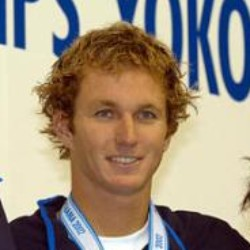
#> input picture dataset/Aaron_Peirsol_0002.jpg, 250 x 250 px
$ jupyter execute --allow-errors data_prep_tests.ipynb
#> lines starting #> are read from the running program, lines starting #| are printed output that depends on the picture
### utils.py
import cv2 as cv
import numpy as np
from enum import Enum
import os


class PixelationLevel(Enum):
    Hard = 10
    Medium = 17
    Light = 25


class BlurLevel(Enum):
    Hard = (23, 25)
    Medium = (13, 15)
    Light = (9, 10)


# [39 lines left out: function crop_face, not called in this run]


def create_folders(location):
    # print(location)
    folder = os.path.abspath(os.path.join(location, ".."))
    # print(folder)
    if os.path.exists(folder) == False:
        os.makedirs(folder)


# [46 lines left out: function resize_and_save, not called in this run]


def preprocess_and_save(file_name, blur_level=None, pixel_level=None, size=None):
    '''
    if size is specificed then crop around face of that size
    if no size is specificed don't crop and simpliy obfurcate sub-section

    must run via cmd prompt or terminal (not in jupyter)

    creates necessary folders
    won't save images unless folders exist
    '''
    assert blur_level is not None
    assert pixel_level is not None

    assert isinstance(pixel_level, PixelationLevel)
    assert isinstance(blur_level, BlurLevel)

    # assert pixel_level.name == PixelationLevel.name

    img = cv.imread(file_name)
    # print("\nfile_name", file_name)

    face_rect = None

    try:
        face_rect = detect_face_rect(img)
    except:
        print("detect_face_rect error on file:", file_name)
        return

    if type(size) == int:
        # crop photo and center acround face
        crop_img = crop_face(img, face_rect, size)

        # [8 lines of commented-out code are left out]
        blurred = blur_image(crop_img, (0, 0, size, size), blur_level)
        pixelated = pixelate(crop_img, (0, 0, size, size), pixel_level)

        # different save location folder for cropped images
        save_folder = os.path.abspath(os.path.join(os.getcwd(), "..", "processed", str(size)))

    else:
        # [8 lines of commented-out code are left out]
        blurred = blur_image(img, face_rect, blur_level)
        pixelated = pixelate(img, face_rect, pixel_level)

        # different save location folder for full sized images
        save_folder = os.path.abspath(
            os.path.join(os.getcwd(), "..", "processed", "250"))

    # [15 lines of commented-out code are left out]
    blurred_location = os.path.join(
        save_folder, f"{blur_level.name}_blur", file_name)

    pixelated_location = os.path.join(
        save_folder, f"{pixel_level.name}_pixelate", file_name)

    # create folders for saving files
    create_folders(blurred_location)
    create_folders(pixelated_location)

    # save as JPG
    # print(blurred_location)
    # print(pixelated_location)
    cv.imwrite(
        blurred_location, blurred, [cv.IMWRITE_JPEG_QUALITY, 100])
    cv.imwrite(pixelated_location, pixelated,
               [cv.IMWRITE_JPEG_QUALITY, 100])


# [49 lines left out: function dataset_prep, not called in this run]


def detect_face_rect(in_img, scale_factor=1.1, min_neighbors=3, min_size=(30, 30)):
    """
        Detects a face (only one) on an image from Faces in the Wild dataset
    :param in_img: an image
    :return: face region a rectangle as a tuple in the form {x, y, w, h)
    """
    in_img = in_img.copy()
    gray = cv.cvtColor(in_img, cv.COLOR_RGB2GRAY)
    cascades = cv.CascadeClassifier(
        f'{cv.data.haarcascades}haarcascade_frontalface_default.xml')
    faces = cascades.detectMultiScale(
        gray, scaleFactor=scale_factor, minNeighbors=min_neighbors, minSize=min_size)

    return faces[0]


def pixelate(image, face_rect, level):
    '''
    returns picture with a region pixelated
    face_rect = (x, y, w, h)
    '''
    assert isinstance(level, PixelationLevel)
    level = level.value

    px_image = image.copy()
    # divide the image region into NxN blocks
    x_steps = np.linspace(
        face_rect[0], face_rect[0] + face_rect[2], level + 1, dtype="int")
    y_steps = np.linspace(
        face_rect[1], face_rect[1] + face_rect[3], level + 1, dtype="int")
    # loop over the blocks in both the x and y direction
    for i in range(1, len(y_steps)):
        for j in range(1, len(x_steps)):
            # compute the starting and ending (x, y)-coordinates
            # for the current block
            start_x = x_steps[j - 1]
            start_y = y_steps[i - 1]
            end_x = x_steps[j]
            end_y = y_steps[i]
            # extract the ROI using NumPy array slicing, compute the
            # mean of the ROI, and then draw a rectangle with the
            # mean RGB values over the ROI in the original image
            roi = px_image[start_y:end_y, start_x:end_x]
            (B, G, R) = [int(x) for x in cv.mean(roi)[:3]]
            cv.rectangle(px_image, (start_x, start_y), (end_x, end_y),
                         (B, G, R), -1)
    # return the pixelated blurred px_image
    return px_image


def blur_image(image, face_rect, level):
    """
    returns an image with the face_rect blurred
    """
    assert isinstance(level, BlurLevel)

    pad, n = level.value
    x1, y1, w1, h1 = face_rect
    orig = image.copy()
    blurred_image = image.copy()
    blurred_image = cv.GaussianBlur(
        blurred_image[x1:x1 + w1, y1:y1 + h1], (pad, pad), n)
    orig[x1:x1 + w1, y1:y1 + h1] = blurred_image
    return orig


# [55 lines left out: functions get_face_sizes, get_face_size_stats, not called in this run]

### data_prep_tests.ipynb
[cell 1]
import utils as ut
import cv2 as cv
import numpy as np
import matplotlib.pyplot as plt

[cell 2]
paths = ['dataset/Aaron_Eckhart_0001.jpg', 'dataset/Aaron_Peirsol_0002.jpg']

img = cv.imread(paths[0])
img1 = cv.imread(paths[1])
#> img1 is the input picture: shape (250, 250, 3); mean B, G, R 126, 142.9, 156.8

#> (the rest of this cell did not finish here and is left out)

x, y, w,h = face_rect

face_rect1 = ut.detect_face_rect(img1)
x1, y1, w1, h1 = face_rect1


print(face_rect)

[cell 3]
ut.BlurLevel.Hard.value

[cell 4]
ut.preprocess_and_save('dataset/Aaron_Peirsol_0001.jpg', ut.BlurLevel.Hard, ut.PixelationLevel.Light)
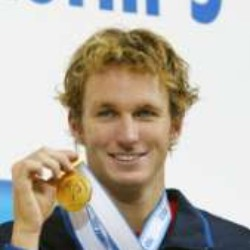
#> input picture dataset/Aaron_Peirsol_0001.jpg, 250 x 250 px
#> in preprocess_and_save, img is the input picture: shape (250, 250, 3); mean B, G, R 165.9, 177.4, 184.9
#> call 2 of detect_face_rect, with scale_factor = 1.1, min_neighbors = 3, min_size = (30, 30)
#> in detect_face_rect (call 2), `gray = cv.cvtColor(in_img, cv.COLOR_RGB2GRAY)`:
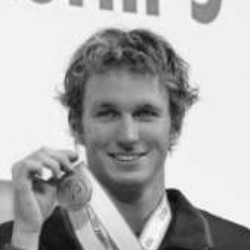
#> gray: shape (250, 250); min 8, max 254, mean 174.8
#> in detect_face_rect (call 2), `faces = cascades.detectMultiScale( gray, scaleFactor=scale_factor, min..`: faces = [[69, 68, 113, 113]]
#> in preprocess_and_save, `face_rect = detect_face_rect(img)`: face_rect = [69, 68, 113, 113]
#> in blur_image, `x1, y1, w1, h1 = face_rect`: x1 = 69; y1 = 68; w1 = 113
#> in blur_image, `blurred_image = cv.GaussianBlur( blurred_image[x1:x1 + w1, y1:y1 + h1]..`:
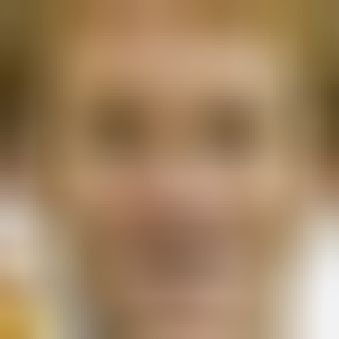
#> blurred_image: shape (113, 113, 3) (shown 3 times larger); mean B, G, R 99.4, 133.5, 163.6
#> in blur_image, `orig[x1:x1 + w1, y1:y1 + h1] = blurred_image`:
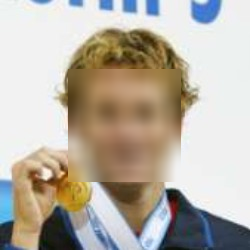
#> orig: shape (250, 250, 3); mean B, G, R 165.9, 177.4, 184.9
#> after the loop in pixelate, `for i in range(1, len(y_steps)):`:
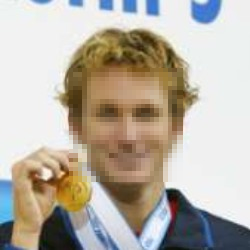
#> px_image: shape (250, 250, 3); mean B, G, R 165.5, 177.1, 184.7

[cell 5]
'dataset/Aaron_Peirsol_0001.jpg'['dataset/Aaron_Peirsol_0001.jpg'.index('/')+1:]

[cell 6]
#cv.rectangle(img, (x, y), (x+w, y+h), (0, 255, 0), 2)

#> (a cell that did not finish here is left out)

[cell 8]
pad = 9
n = 10
#> (the rest of this cell did not finish here and is left out)

[cell 9]
pad = 9
n = 10
#> (the rest of this cell did not finish here and is left out)

#> (a cell that did not finish here is left out)

#> (a cell that did not finish here is left out)

#> (a cell that did not finish here is left out)

#> (a cell that did not finish here is left out)

#> (a cell that did not finish here is left out)

[cell 15]
lev = [10, 17, 25] # hard, med, light
fig, ax = plt.subplots(1, 3)
fig.set_figheight(15)
fig.set_figwidth(15)
#> (the rest of this cell did not finish here and is left out)

[cell 16]
lev = [(9, 10), (13, 15), (23, 25)] #  light, med, hard,
fig, ax = plt.subplots(1, 3)
fig.set_figheight(15)
fig.set_figwidth(15)
#> (the rest of this cell did not finish here and is left out)

[cell 17]
np.arange(1, 11)
